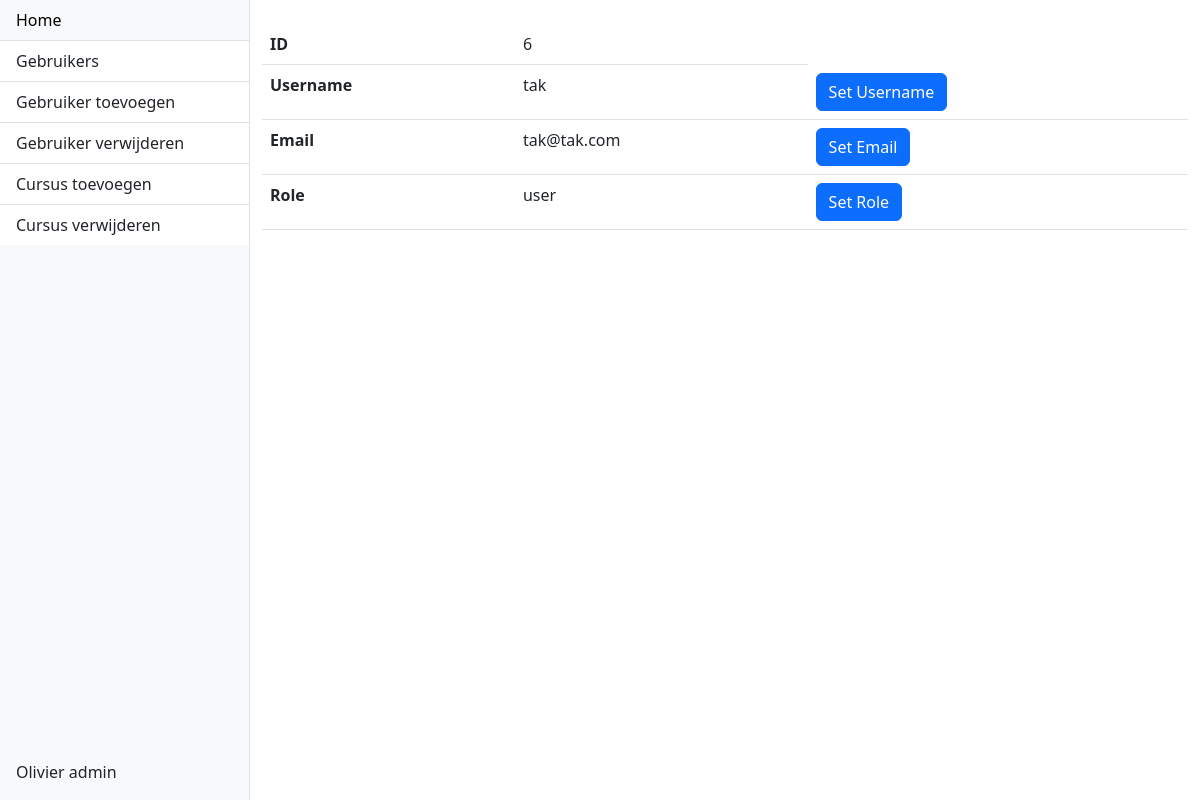
The app's page /admin/gebruikers?id=6 (signed in), older data.
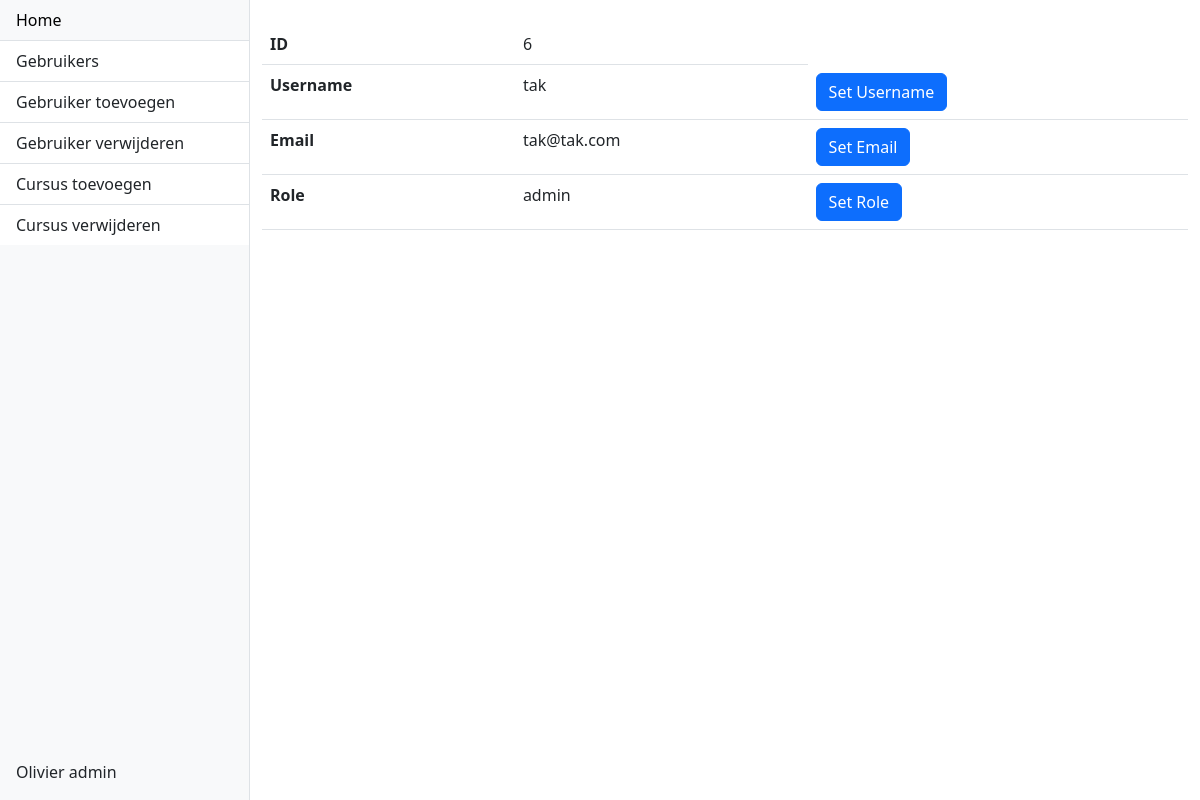
The same page, newer data.
### models.py (models this page shows, shortened)
class User(db.Model, UserMixin):
    __tablename__ = 'users'
    id = db.Column(db.Integer, primary_key=True, autoincrement=True)
    email = db.Column(db.String(), nullable=False, unique=True)
    username = db.Column(db.String(), nullable=False, unique=True)
    role = db.Column(db.String(), nullable=False, default='user')
    password_hash = db.Column(db.String(128))

### admin/views.py (the view, shortened to what this page needs)
@admin_blueprint.route('/gebruikers', methods=['GET', 'POST'])
@login_required
@admin_required
def gebruikers():
    emailform = SetEmail()
    usernameform = SetUsername()
    roleform = SetRole()
    if request.args.get('id') is not None:
        user = User.query.get(int(request.args.get('id')))
        return render_template('viewuser.html', user=user, emailform=emailform, usernameform=usernameform, roleform=roleform)
    users = User.query.all()
    print(users)
    return render_template('users.html', users=users)

### __init__.py (called while the page is built)
@login_manager.user_loader
def get_user(user_id):
    try:
        return User.query.get(int(user_id))
    except:
        return None

### admin/templates/viewuser.html (shortened to what this page needs)
{% extends 'adminbase.html' %} {% block content %} <table class="table">
  <tbody>
    <tr>
      <th scope="row">ID</th>
      <td>{{ user.id }}</td>
    </tr>
    <tr>
      <th scope="row">Username</th>
      <td>{{ user.username }}</td>
      <td>
        <button type="button" class="btn btn-primary" data-bs-toggle="modal" data-bs-target="#exampleModalUsername"> Set Username </button>
      </td>
    </tr>
    <tr>
      <th scope="row">Email</th>
      <td>{{ user.email }}</td>
      <td>
        <button type="button" class="btn btn-primary" data-bs-toggle="modal" data-bs-target="#exampleModalEmail"> Set Email </button>
      </td>
    </tr>
    <tr>
      <th scope="row">Role</th>
      <td>{{ user.role }}</td>
      <td>
        <button type="button" class="btn btn-primary" data-bs-toggle="modal" data-bs-target="#exampleModalRole"> Set Role </button>
      </td>
    </tr>
  </tbody>
</table> {% endblock %}

### admin/templates/adminbase.html (shortened to what this page needs)
<!DOCTYPE html>
<html lang="en">
<head>
  <link href="https://cdn.jsdelivr.net/npm/bootstrap@5.3.0-alpha1/dist/css/bootstrap.min.css" rel="stylesheet">
</head>
<body>
  <div class="d-flex" style="height: 100vh;">
    <div class="bg-light border-end" id="sidebar" style="flex: 0 0 250px;">
      <div class="d-flex flex-column h-100">
        <div class="list-group list-group-flush flex-grow-1">
          <a href="{{ url_for('index') }}" class="list-group-item list-group-item-action">Home</a>
          <a href="{{ url_for('admin.gebruikers') }}" class="list-group-item list-group-item-action">Gebruikers</a>
          <a href="#" class="list-group-item list-group-item-action">Gebruiker toevoegen</a>
          <a href="#" class="list-group-item list-group-item-action">Gebruiker verwijderen</a>
          <a href="#" class="list-group-item list-group-item-action">Cursus toevoegen</a>
          <a href="#" class="list-group-item list-group-item-action">Cursus verwijderen</a>
        </div>
        <div class="p-3">
          {% if current_user.is_authenticated %}
              <a href="#" class="list-group-item list-group-item-action">{{ current_user.username }} {{ current_user.role }}</a>
          {% endif %}
        </div>
      </div>
    </div>
    <div class="flex-grow-1">
      <div class="container py-4">
          {% block content %}
          {% endblock %}
      </div>
    </div>
  </div>
</body>
</html>

Row changes from the older to the newer data that the page shows:
changed User "tak": role "user" → "admin"
